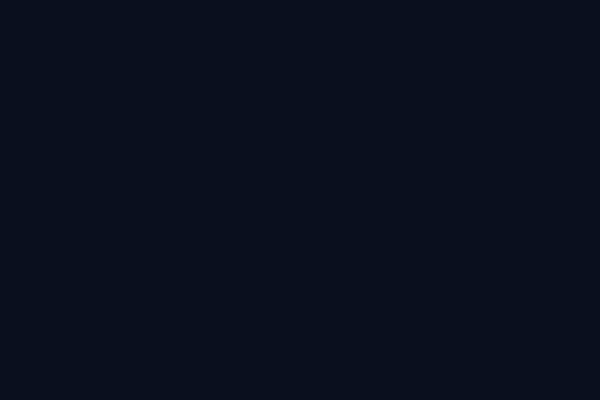
Frame 1 (no input)
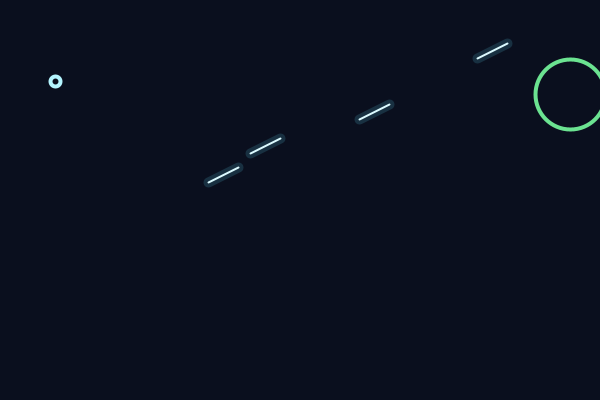
Frame 60 (the mouse pressed at the canvas centre just before this capture)
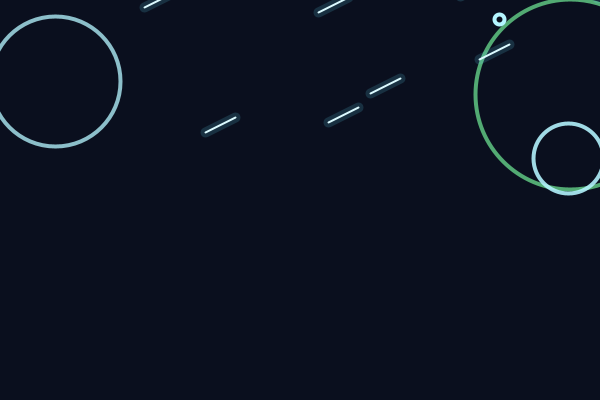
Frame 120 (the mouse held since frame 60 and released just before this capture)

The Processing sketch that drew these frames (run headless with seeded random() and noise(); from frame 60 on, the mouse is pressed at the canvas centre):

// Processing sketch: rishi
// ── rishi.pde
FloatList myXList;
FloatList myYList;
FloatList mySizeList;
FloatList myAlphaList;
FloatList myColorList;

FloatList lineXList;
FloatList lineYList;

void setup() {
    size(600, 400);
    background(10, 15, 30);

    myXList = new FloatList();
    myYList = new FloatList();
    mySizeList = new FloatList();
    myAlphaList = new FloatList();
    myColorList = new FloatList();

    lineXList = new FloatList();
    lineYList = new FloatList();
}

void draw() {
    background(10, 15, 30);
    noFill();

    // Add ripples automatically
    automaticAddElements();

    // Draw ripples
    for (int i = 0; i < myXList.size(); i++) {

        float x = myXList.get(i);
        float y = myYList.get(i);
        float s = mySizeList.get(i);
        float a = myAlphaList.get(i);
        float c = myColorList.get(i);

        // Five colours
        if (c % 5 == 0) {
            stroke(180, 245, 255, a);
        } else if (c % 5 == 1) {
            stroke(255, 120, 180, a);
        } else if (c % 5 == 2) {
            stroke(255, 190, 90, a);
        } else if (c % 5 == 3) {
            stroke(180, 140, 255, a);
        } else {
            stroke(120, 255, 160, a);
        }

        // Draw ripple
        strokeWeight(4);
        circle(x, y, s);

        // Increase size and fade
        mySizeList.set(i, s + 2);
        myAlphaList.set(i, a - 1);

        // Remove invisible ripples
        if (a <= 1) {
            myXList.remove(i);
            myYList.remove(i);
            mySizeList.remove(i);
            myAlphaList.remove(i);
            myColorList.remove(i);
            i--;
        }
    }

    // Add neon lines automatically
    if (frameCount % 15 == 0) {
        lineXList.append(random(0, 600));
        lineYList.append(random(0, 400));
    }

    // Draw neon lines
    for (int i = 0; i < lineXList.size(); i++) {

        float x = lineXList.get(i);
        float y = lineYList.get(i);

        // Soft glow
        stroke(100, 220, 255, 40);
        strokeWeight(10);
        line(x, y, x + 30, y - 15);

        // Bright line
        stroke(220, 250, 255);
        strokeWeight(2);
        line(x, y, x + 30, y - 15);

        // Move lines
        lineXList.set(i, x + 2);
        lineYList.set(i, y - 1);

        // Remove lines outside canvas
        if (x > 650 || y < -50) {
            lineXList.remove(i);
            lineYList.remove(i);
            i--;
        }
    }
}

// Automatically create ripples
void automaticAddElements() {
    if (frameCount % 30 == 0) {

        float x = random(0, 600);
        float y = random(0, 400);

        myXList.append(x);
        myYList.append(y);
        mySizeList.append(10);
        myAlphaList.append(255);
        myColorList.append(int(random(0, 5)));
    }
}
